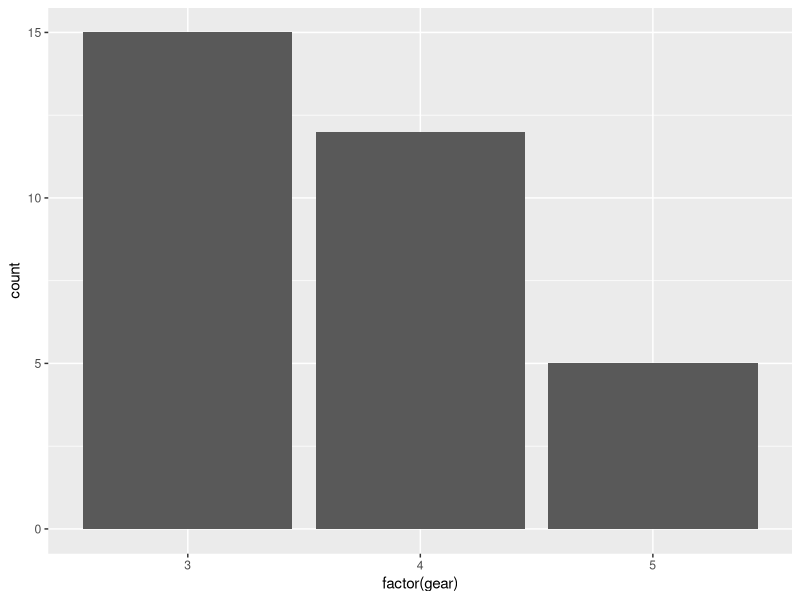
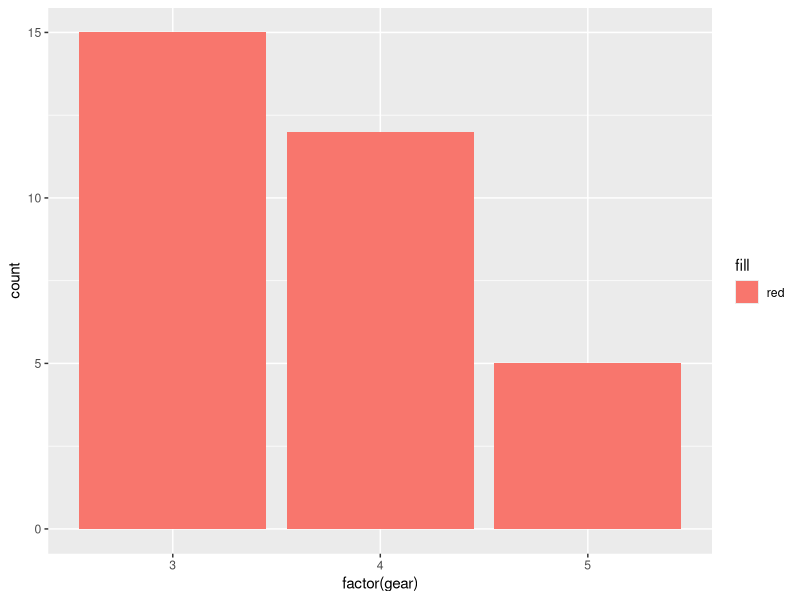
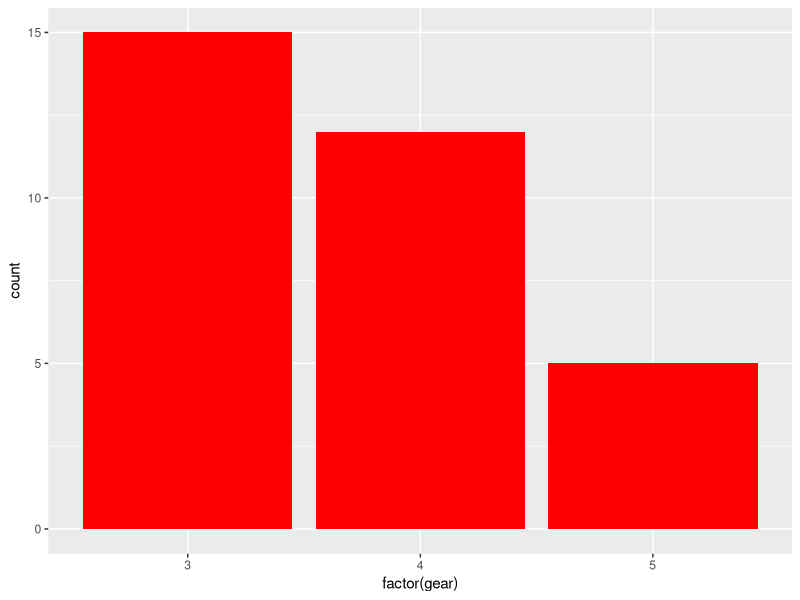
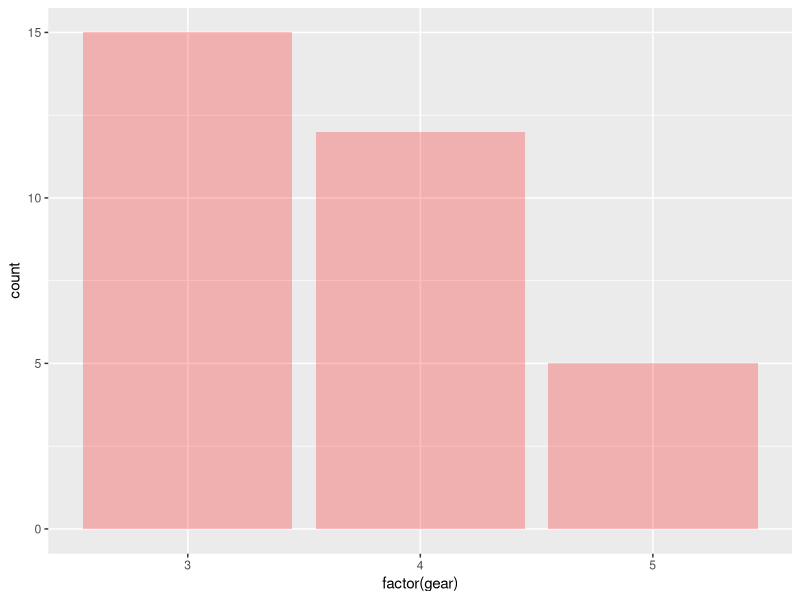
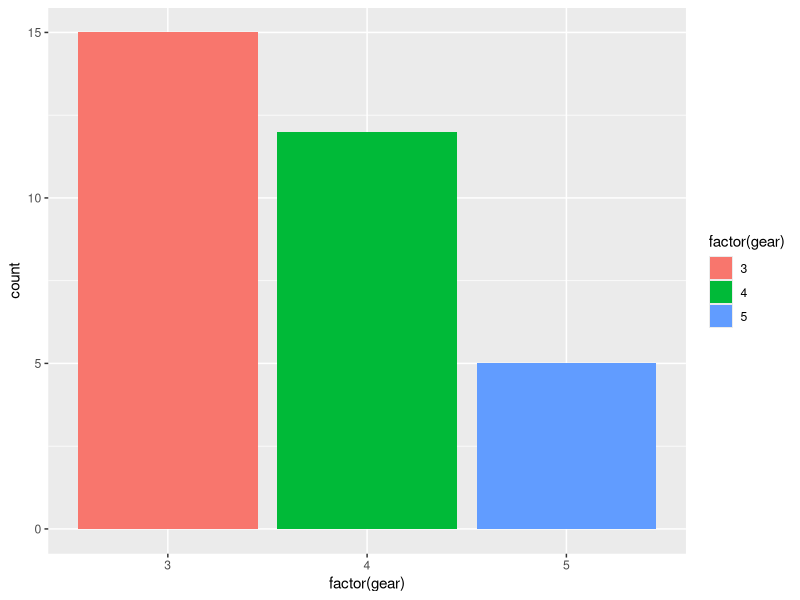
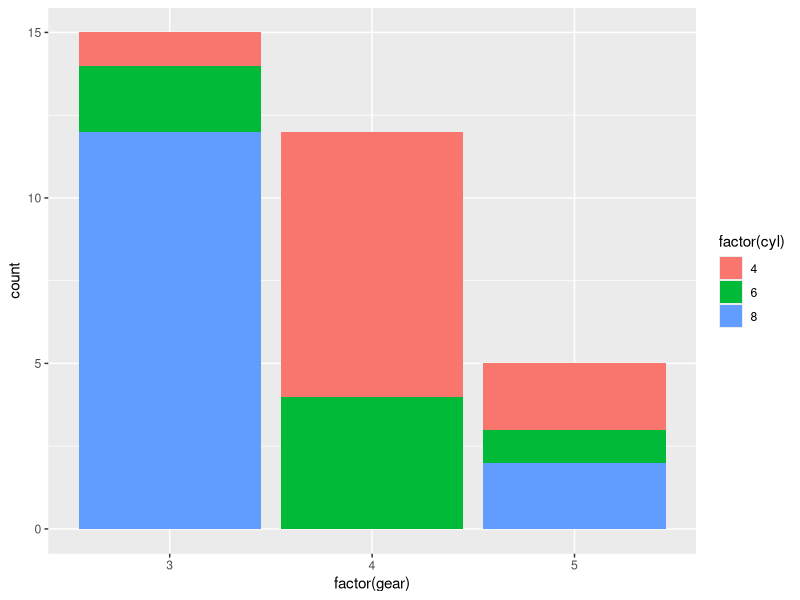
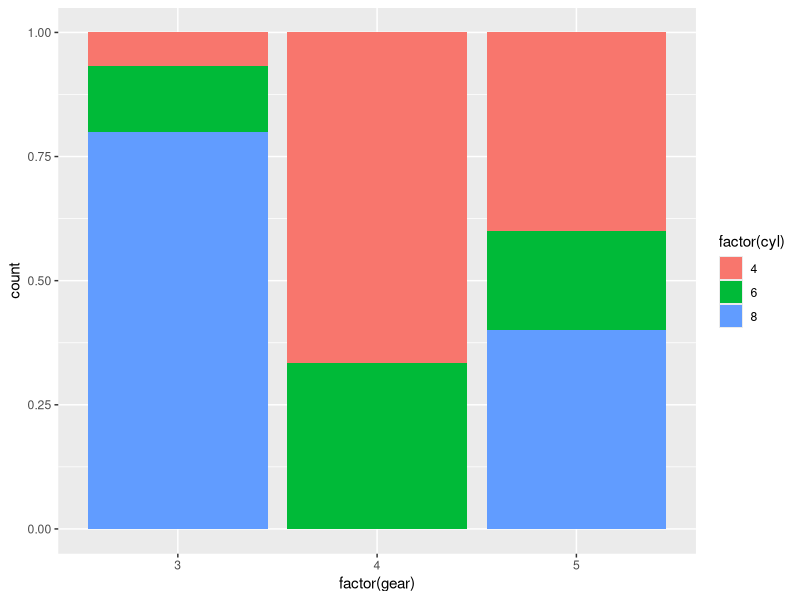
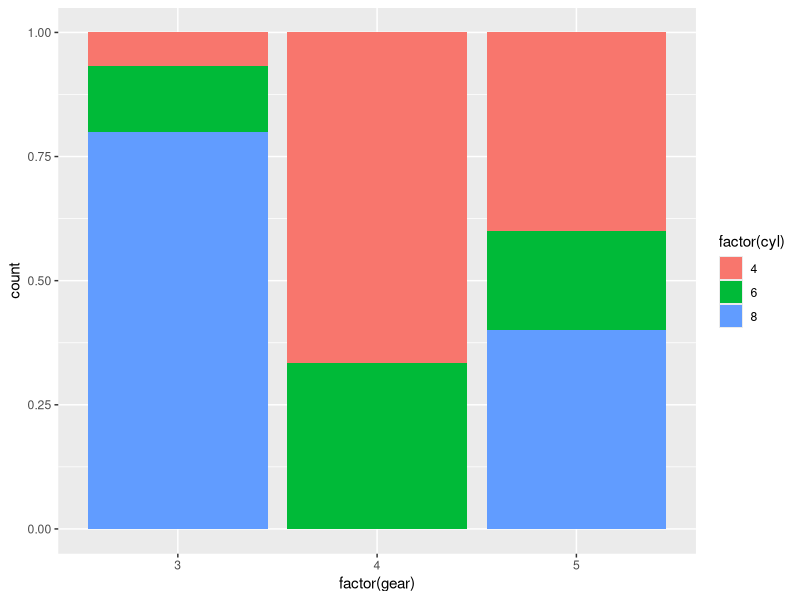

R code for these plots, in order:
##################
#     BAR GRAPH        -#
##################

# Clear the workspace
rm(list = ls())

# NOTE:
# Uncomment the code lines wherever required (Ex: Package installation..)
# set the working directory: Recommended
# It will enable in keeping all the plots in one location.
# use setwd() & getwd() functions

# Install & load the package " ggplot2 "
# install.packages("ggplot2")
library(ggplot2)


# Plot simple bar graph
ggplot(mtcars, aes(x = factor(gear) ))+geom_bar()

ggplot(mtcars, aes(x = factor(gear),fill="red"))+geom_bar()

# adding contrast to the color 
ggplot(mtcars, aes(x = factor(gear) ))+geom_bar(fill="red",alpha=1)
ggplot(mtcars, aes(x = factor(gear) ))+geom_bar(fill="red",alpha=0.25)

# Color each bar by group
ggplot(mtcars, aes(x = factor(gear),fill=factor(gear)))+geom_bar()

# Adding groups in the bar by cyl (4 6 8)
ggplot(mtcars, aes(x = factor(gear),fill=factor(cyl)))+geom_bar()


# Convert above graph into percentage bar diagram   [ in two ways ]
ggplot(mtcars, aes(x = factor(gear),fill=factor(cyl)))+
  geom_bar(position = "fill")
# OR 
ggplot(mtcars, aes(x = factor(gear),fill=factor(cyl)))+
  geom_bar(position = position_fill())


# convert into multiple bar graph  [ in two version ]
ggplot(mtcars, aes(x = factor(gear),fill=factor(cyl)))+
  geom_bar(position = position_dodge())
# OR
ggplot(mtcars, aes(x = factor(gear),fill=factor(cyl)))+
  geom_bar(position = "dodge")

